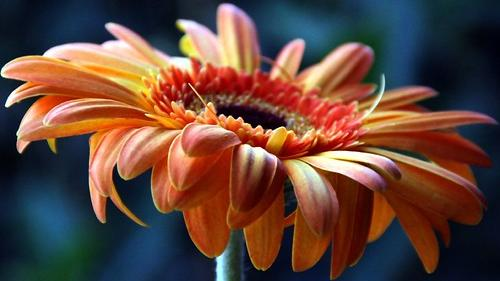
#> input picture src/physion/visual_stim/NI_bank/1.jpg, 500 x 281 px; its folder holds only this picture in this run
$ python run_diffusion_morphing.py
#> lines starting #> are read from the running program, lines starting #| are printed output that depends on the picture
### src/physion/visual_stim/natural_images/images.py
"""
loading, normalizing and saving natural images

images are 2D float arrays in [0,1] (grayscale), shape (height, width)
"""
import os, pathlib
import numpy as np
from PIL import Image
from natsort import natsorted

# default folder: physion/visual_stim/NI_bank
NI_BANK = os.path.join(pathlib.Path(__file__).resolve().parents[1], 'NI_bank')

EXTENSIONS = ('.jpeg', '.jpg', '.png', '.tif', '.tiff', '.bmp')

# --- stimulus statistics (screen units, in [0,1])
MEAN_LUM = 0.5
RMS_CONTRAST = 0.25


def list_images(folder=NI_BANK, extensions=EXTENSIONS):
    """ image files of `folder`, in natural order (2.jpg before 10.jpg) """
    files = [os.path.join(folder, f) for f in os.listdir(folder)
             if os.path.splitext(f)[1].lower() in extensions]
    return natsorted(files)


def common_shape(files):
    """ largest (height, width) shared by all images, read from the headers only """
    sizes = [Image.open(f).size for f in files]
    return (min(s[1] for s in sizes), min(s[0] for s in sizes))


def load_image(filename, shape=None):
    """
    grayscale image in [0,1], of shape (height, width) = `shape` if given:
    center-cropped to the aspect ratio of `shape`, then resized
    """
    im = Image.open(filename).convert('L')
    if shape is not None and im.size != (shape[1], shape[0]):
        w, h = im.size
        if w * shape[0] > h * shape[1]:            # too wide
            cw, ch = int(round(h * shape[1] / shape[0])), h
        else:                                       # too high
            cw, ch = w, int(round(w * shape[0] / shape[1]))
        left, top = (w - cw) // 2, (h - ch) // 2
        im = im.crop((left, top, left + cw, top + ch)).resize((shape[1], shape[0]), Image.BICUBIC)
    return np.asarray(im, dtype=float) / 255.


def load_images(folder=NI_BANK):
    """ all images of `folder`, brought to a common shape (see load_image) -> (array, file names) """
    files = list_images(folder)
    shape = common_shape(files)
    return (np.array([load_image(f, shape) for f in files]),
            [os.path.basename(f) for f in files])


# [10 lines left out: functions normalize, downsample, not called in this run]


def save_image(x, filename):
    """ 8-bit grayscale image from an array in [0,1] """
    Image.fromarray(np.round(255 * np.clip(x, 0, 1)).astype(np.uint8)).save(filename)

### src/physion/visual_stim/natural_images/run_diffusion_morphing.py
"""
Diffusion morphing pipeline: calibration of the similarity `s`, figures and stimulus export

    python -m physion.visual_stim.natural_images.run_diffusion_morphing --img-dir path/to/images

requires: pip install "physion[diffusion]"
each generated image takes ~6 s on an Apple M2 Max (GPU), images are cached in out-dir/cache

outputs (out-dir): calibration.npz, figures/, stimuli/, stimuli.csv, cache/
"""
import os, time, argparse
import numpy as np
import matplotlib
matplotlib.use('Agg')

from physion.visual_stim.screens import SCREENS
from physion.visual_stim.natural_images import images, mouse_vision, calibration, plots, diffusion

S_EXPORT = [0., 0.25, 0.5, 0.75, 0.9, 1.]    # calibrated similarity levels


def main(args):
    imgs, names = images.load_images(args.img_dir)
#> in common_shape, `sizes = [Image.open(f).size for f in files]`: sizes = [(500, 281)]
#> in load_images, `shape = common_shape(files)`: shape = (281, 500)
#> in load_image, `im = Image.open(filename).convert('L')`:
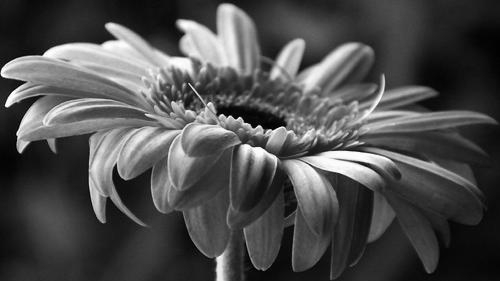
#> im: PIL image 500x281 L; min 0, max 255, mean 77.5
#> names = ['1.jpg']
    t0 = time.time()
    morpher = diffusion.DiffusionMorpher(imgs, model_id=args.model_id, n_steps=args.n_steps,
                                         depth=args.depth, spectrum=args.spectrum,
                                         cache_dir=os.path.join(args.out_dir, 'cache'))
    print('%s loaded on %s in %.0fs, %i/%i DDIM steps' % (
        args.model_id, morpher.device, time.time() - t0, morpher.n, args.n_steps))

    deg_per_px = mouse_vision.resolve_deg_per_px(imgs[0].shape, args.screen, args.units, args.deg_per_px)
    print('%i images, %ix%i px, %.3f deg/px' % (len(imgs), *imgs[0].shape, deg_per_px))
    v1 = mouse_vision.build_v1_model([images.normalize(im) for im in imgs], deg_per_px=deg_per_px)

    # --- calibration
    t0 = time.time()
    s_grid = np.linspace(0, 1, args.n_s)
    pairs = calibration.random_pairs(len(imgs), args.n_calib_pairs, seed=args.seed)
    calib, v1_norm, calibrated_s = calibration.calibrate(morpher.pair, pairs, s_grid, v1)
    print('calibration done in %.0f min' % ((time.time() - t0) / 60))
    os.makedirs(os.path.join(args.out_dir, 'figures'), exist_ok=True)
    calibration.save_calibration(args.out_dir, s_grid, pairs, v1_norm, calib, v1=v1,
                                 model_id=args.model_id, depth=args.depth,
                                 n_steps=args.n_steps, spectrum=args.spectrum,
                                 screen=args.screen, units=args.units)
    for s in S_EXPORT:
        print('target similarity %.2f  ->  raw s = %.3f' % (s, calibrated_s(s)))

    # --- figures
    fig = plots.plot_continuum(morpher.morph, pairs[:3], imgs, names,
                               'Diffusion morphing continuum (SD 1.5, DDIM inversion depth %.1f + slerp)' % args.depth)
    plots.save(fig, os.path.join(args.out_dir, 'figures', '1_morph-continuum.png'), dpi=150)

    i, j = pairs[0]
    fig = plots.plot_pairs(morpher.pair, calibrated_s, i, j, S_EXPORT, v1,
                           'Diffusion morphing: stimulus pairs vs. calibrated similarity  (%s / %s)' % (names[i], names[j]))
    plots.save(fig, os.path.join(args.out_dir, 'figures', '2_pairs-vs-similarity.png'), dpi=150)

    fig = plots.plot_calibration(calib, s_grid, calibrated_s, len(pairs))
    plots.save(fig, os.path.join(args.out_dir, 'figures', '3_calibration.png'), dpi=150)

    # --- stimuli
    calibration.export_stimuli(morpher.pair, calibrated_s, pairs[:args.n_export_pairs],
                               S_EXPORT, v1, names, args.out_dir)


def parser():
    p = argparse.ArgumentParser(description='diffusion morphing: calibration, figures, stimulus export')
    p.add_argument('--img-dir', default=images.NI_BANK)
    p.add_argument('--out-dir', default=os.path.join('Natural-Images-Morphs', 'diffusion'))
    p.add_argument('--screen', default=mouse_vision.SCREEN, choices=list(SCREENS),
                   help='physion screen (visual_stim/screens.py), images stretched over the full screen')
    p.add_argument('--units', default=mouse_vision.UNITS, choices=['cm', 'deg', 'lin-deg'],
                   help='units of the visual stimulation protocol (pixel -> angle mapping)')
    p.add_argument('--deg-per-px', type=float, default=None,
                   help='visual degrees per image pixel, overrides --screen (setup not in screens.py)')
    p.add_argument('--model-id', default=diffusion.MODEL_ID)
    p.add_argument('--n-steps', type=int, default=25, help='DDIM steps of the full trajectory')
    p.add_argument('--depth', type=float, default=0.7,
                   help='fraction of the trajectory used for inversion / regeneration')
    p.add_argument('--spectrum', default='radial', choices=['radial', 'full', 'none'],
                   help='amplitude-spectrum equalization within a pair')
    p.add_argument('--n-calib-pairs', type=int, default=8)
    p.add_argument('--n-s', type=int, default=11, help='number of raw s values for the calibration')
    p.add_argument('--n-export-pairs', type=int, default=5)
    p.add_argument('--seed', type=int, default=1)
    return p


if __name__ == '__main__':
    main(parser().parse_args())
#> (the call stopped at in main, `morpher = diffusion.DiffusionMorpher(imgs, model_id=args.model_id, n_s..`: physion is not available in this run)

$ run again, on src/physion/visual_stim/NI_bank/6.jpg
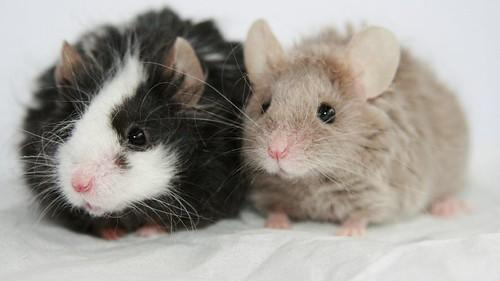
#> input picture src/physion/visual_stim/NI_bank/6.jpg, 500 x 281 px
#> sizes = [(500, 281)]
#> shape = (281, 500)
#> in load_image, `im = Image.open(filename).convert('L')`:
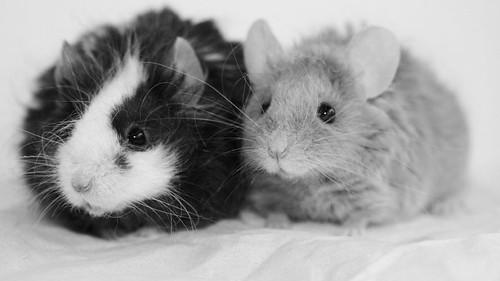
#> im: PIL image 500x281 L; min 0, max 236, mean 158.1
#> names = ['6.jpg']

$ run again, on src/physion/visual_stim/NI_bank/2.jpg
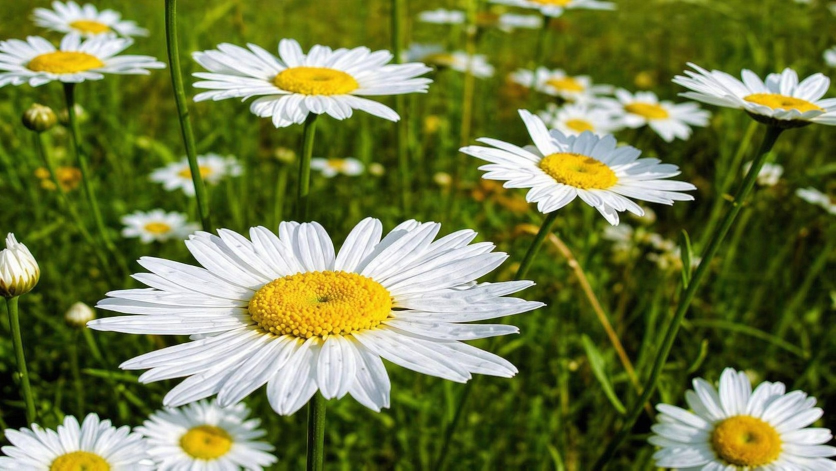
#> input picture src/physion/visual_stim/NI_bank/2.jpg, 1672 x 941 px (shown at 1/2 size)
#> sizes = [(1672, 941)]
#> shape = (941, 1672)
#> in load_image, `im = Image.open(filename).convert('L')`:
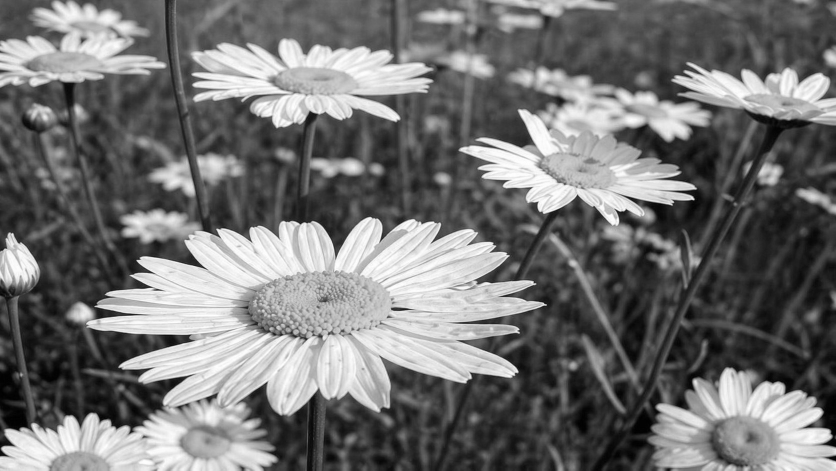
#> im: PIL image 1672x941 L (shown at 1/2 size); min 0, max 255, mean 115.3
#> names = ['2.jpg']

$ run again, on src/physion/visual_stim/NI_bank/3.jpg
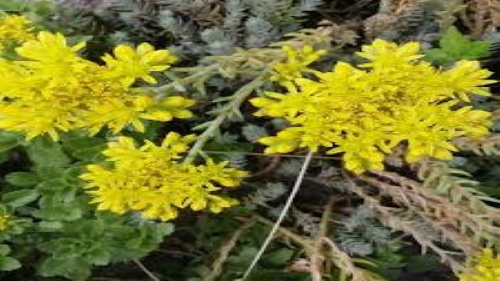
#> input picture src/physion/visual_stim/NI_bank/3.jpg, 500 x 281 px
#> sizes = [(500, 281)]
#> shape = (281, 500)
#> in load_image, `im = Image.open(filename).convert('L')`:
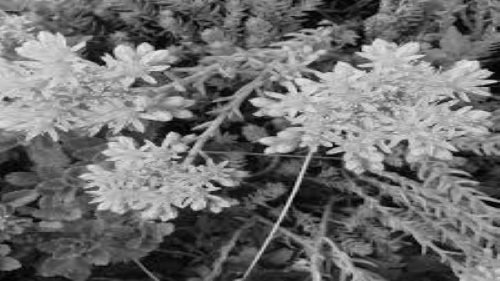
#> im: PIL image 500x281 L; min 1, max 236, mean 111.1
#> names = ['3.jpg']
